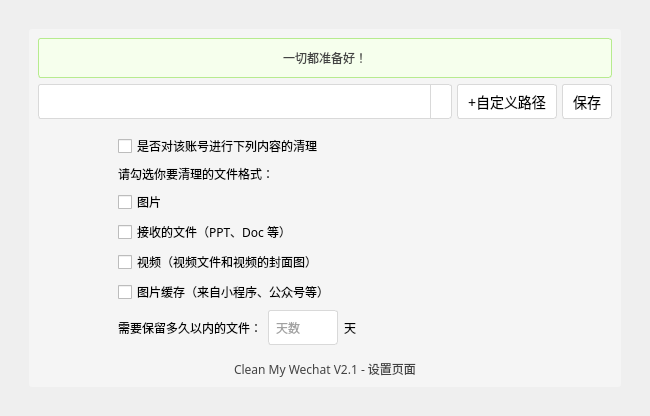
<?xml version="1.0" encoding="UTF-8"?>
<ui version="4.0">
 <class>MainWindow</class>
 <widget class="QMainWindow" name="MainWindow">
  <property name="geometry">
   <rect>
    <x>0</x>
    <y>0</y>
    <width>650</width>
    <height>416</height>
   </rect>
  </property>
  <property name="windowTitle">
   <string>Config</string>
  </property>
  <property name="layoutDirection">
   <enum>Qt::LeftToRight</enum>
  </property>
  <widget class="QWidget" name="centralwidget">
   <layout class="QGridLayout" name="gridLayout">
    <item row="0" column="1">
     <spacer name="horizontalSpacer">
      <property name="orientation">
       <enum>Qt::Horizontal</enum>
      </property>
      <property name="sizeHint" stdset="0">
       <size>
        <width>40</width>
        <height>20</height>
       </size>
      </property>
     </spacer>
    </item>
    <item row="1" column="0">
     <spacer name="verticalSpacer">
      <property name="orientation">
       <enum>Qt::Vertical</enum>
      </property>
      <property name="sizeHint" stdset="0">
       <size>
        <width>20</width>
        <height>40</height>
       </size>
      </property>
     </spacer>
    </item>
    <item row="1" column="1">
     <widget class="QFrame" name="mainFrame">
      <property name="styleSheet">
       <string notr="true">.QFrame {
	background: rgb(245, 245, 245);
	border-radius: 3px;
}</string>
      </property>
      <property name="frameShape">
       <enum>QFrame::StyledPanel</enum>
      </property>
      <property name="frameShadow">
       <enum>QFrame::Raised</enum>
      </property>
      <layout class="QVBoxLayout" name="verticalLayout">
       <item>
        <widget class="QLabel" name="lab_info">
         <property name="minimumSize">
          <size>
           <width>0</width>
           <height>40</height>
          </size>
         </property>
         <property name="font">
          <font>
           <family>微软雅黑</family>
          </font>
         </property>
         <property name="styleSheet">
          <string notr="true">.QLabel {
	border:1px solid #b7eb8f;
	border-radius:3px;
	line-height: 140px;
	padding: 5px;
	color: #434343;
	background: #f6ffed;
}</string>
         </property>
         <property name="text">
          <string>一切都准备好！</string>
         </property>
         <property name="alignment">
          <set>Qt::AlignCenter</set>
         </property>
        </widget>
       </item>
       <item>
        <layout class="QHBoxLayout" name="horizontalLayout_2">
         <property name="spacing">
          <number>5</number>
         </property>
         <property name="sizeConstraint">
          <enum>QLayout::SetDefaultConstraint</enum>
         </property>
         <item>
          <widget class="QComboBox" name="combo_user">
           <property name="minimumSize">
            <size>
             <width>70</width>
             <height>35</height>
            </size>
           </property>
           <property name="maximumSize">
            <size>
             <width>16777215</width>
             <height>16777215</height>
            </size>
           </property>
           <property name="font">
            <font>
             <family>微软雅黑</family>
            </font>
           </property>
           <property name="styleSheet">
            <string notr="true">.QComboBox {
	border:1px solid #d9d9d9;
	border-radius:3px;
	line-height: 140px;
	padding:5px 20px;
	color: #434343;
}
.QComboBox::drop-down {
	width: 20px;
    border-left: 1px solid #d9d9d9;
}
.QComboBox::down-arrow {
    image: url(:/icon/arrow-down.png)
}</string>
           </property>
          </widget>
         </item>
         <item>
          <widget class="QPushButton" name="btn_file">
           <property name="sizePolicy">
            <sizepolicy hsizetype="Fixed" vsizetype="Fixed">
             <horstretch>0</horstretch>
             <verstretch>0</verstretch>
            </sizepolicy>
           </property>
           <property name="minimumSize">
            <size>
             <width>0</width>
             <height>35</height>
            </size>
           </property>
           <property name="font">
            <font>
             <family>微软雅黑</family>
             <pointsize>-1</pointsize>
            </font>
           </property>
           <property name="styleSheet">
            <string notr="true">.QPushButton {
	height: 24px;
    padding: 0px 10px;
    font-size: 14px;
    border-radius: 3px;
    color: rgba(0,0,0,.65);
    background-color: #fff;
    border: 1px solid #d9d9d9;
}

.QPushButton:hover {
	height: 24px;
    padding: 0px 10px;
    font-size: 14px;
    border-radius: 3px;
    color: #40a9ff;
    background-color: #fff;
    border: 1px solid #40a9ff;
}
</string>
           </property>
           <property name="text">
            <string>+自定义路径</string>
           </property>
          </widget>
         </item>
         <item>
          <widget class="QPushButton" name="btn_close">
           <property name="sizePolicy">
            <sizepolicy hsizetype="Fixed" vsizetype="Fixed">
             <horstretch>0</horstretch>
             <verstretch>0</verstretch>
            </sizepolicy>
           </property>
           <property name="minimumSize">
            <size>
             <width>0</width>
             <height>35</height>
            </size>
           </property>
           <property name="font">
            <font>
             <family>微软雅黑</family>
             <pointsize>-1</pointsize>
            </font>
           </property>
           <property name="styleSheet">
            <string notr="true">.QPushButton {
	height: 24px;
    padding: 0px 10px;
    font-size: 14px;
    border-radius: 3px;
    color: rgba(0,0,0,.65);
    background-color: #fff;
    border: 1px solid #d9d9d9;
}

.QPushButton:hover {
	height: 24px;
    padding: 0px 10px;
    font-size: 14px;
    border-radius: 3px;
    color: #40a9ff;
    background-color: #fff;
    border: 1px solid #40a9ff;
}
</string>
           </property>
           <property name="text">
            <string>保存</string>
           </property>
          </widget>
         </item>
        </layout>
       </item>
       <item>
        <spacer name="verticalSpacer_3">
         <property name="orientation">
          <enum>Qt::Vertical</enum>
         </property>
         <property name="sizeHint" stdset="0">
          <size>
           <width>20</width>
           <height>40</height>
          </size>
         </property>
        </spacer>
       </item>
       <item>
        <layout class="QHBoxLayout" name="horizontalLayout_8">
         <item>
          <spacer name="horizontalSpacer_15">
           <property name="orientation">
            <enum>Qt::Horizontal</enum>
           </property>
           <property name="sizeType">
            <enum>QSizePolicy::Maximum</enum>
           </property>
           <property name="sizeHint" stdset="0">
            <size>
             <width>80</width>
             <height>20</height>
            </size>
           </property>
          </spacer>
         </item>
         <item>
          <widget class="QCheckBox" name="check_is_clean">
           <property name="minimumSize">
            <size>
             <width>0</width>
             <height>0</height>
            </size>
           </property>
           <property name="font">
            <font>
             <family>微软雅黑</family>
             <weight>50</weight>
             <bold>false</bold>
            </font>
           </property>
           <property name="styleSheet">
            <string notr="true">QCheckBox::indicator::unchecked {   
    image: url(:/icon/复选.svg);
}

QCheckBox::indicator::checked { 
    image: url(:/icon/复选1.svg);
}</string>
           </property>
           <property name="text">
            <string>是否对该账号进行下列内容的清理</string>
           </property>
          </widget>
         </item>
         <item>
          <spacer name="horizontalSpacer_16">
           <property name="orientation">
            <enum>Qt::Horizontal</enum>
           </property>
           <property name="sizeHint" stdset="0">
            <size>
             <width>40</width>
             <height>20</height>
            </size>
           </property>
          </spacer>
         </item>
        </layout>
       </item>

        <item>
        <layout class="QHBoxLayout" name="horizontalLayout_100">
         <item>
          <spacer name="horizontalSpacer_100">
           <property name="orientation">
            <enum>Qt::Horizontal</enum>
           </property>
           <property name="sizeType">
            <enum>QSizePolicy::Maximum</enum>
           </property>
           <property name="sizeHint" stdset="0">
            <size>
             <width>80</width>
             <height>20</height>
            </size>
           </property>
          </spacer>
         </item>
         <item>
          <widget class="QLabel" name="label_2">
           <property name="font">
            <font>
             <family>Microsoft YaHei</family>
            </font>
           </property>
           <property name="text">
            <string>请勾选你要清理的文件格式：</string>
           </property>
          </widget>
         </item>
        </layout>
        </item>
       
       <item>
        <layout class="QHBoxLayout" name="horizontalLayout_7">
         <item>
          <spacer name="horizontalSpacer_13">
           <property name="orientation">
            <enum>Qt::Horizontal</enum>
           </property>
           <property name="sizeType">
            <enum>QSizePolicy::Maximum</enum>
           </property>
           <property name="sizeHint" stdset="0">
            <size>
             <width>80</width>
             <height>20</height>
            </size>
           </property>
          </spacer>
         </item>
         <item>
          <widget class="QCheckBox" name="check_picdown">
           <property name="font">
            <font>
             <family>微软雅黑</family>
             <weight>50</weight>
             <bold>false</bold>
            </font>
           </property>
           <property name="styleSheet">
            <string notr="true">QCheckBox::indicator::unchecked {   
    image: url(:/icon/复选.svg);
}

QCheckBox::indicator::checked { 
    image: url(:/icon/复选1.svg);
}</string>
           </property>
           <property name="text">
            <string>图片</string>
           </property>
          </widget>
         </item>
         <item>
          <spacer name="horizontalSpacer_14">
           <property name="orientation">
            <enum>Qt::Horizontal</enum>
           </property>
           <property name="sizeHint" stdset="0">
            <size>
             <width>40</width>
             <height>20</height>
            </size>
           </property>
          </spacer>
         </item>
        </layout>
       </item>
       <item>
        <layout class="QHBoxLayout" name="horizontalLayout_6">
         <item>
          <spacer name="horizontalSpacer_7">
           <property name="orientation">
            <enum>Qt::Horizontal</enum>
           </property>
           <property name="sizeType">
            <enum>QSizePolicy::Maximum</enum>
           </property>
           <property name="sizeHint" stdset="0">
            <size>
             <width>80</width>
             <height>20</height>
            </size>
           </property>
          </spacer>
         </item>
         <item>
          <widget class="QCheckBox" name="check_files">
           <property name="font">
            <font>
             <family>微软雅黑</family>
            </font>
           </property>
           <property name="styleSheet">
            <string notr="true">QCheckBox::indicator::unchecked {   
    image: url(:/icon/复选.svg);
}

QCheckBox::indicator::checked { 
    image: url(:/icon/复选1.svg);
}</string>
           </property>
           <property name="text">
            <string>接收的文件（PPT、Doc 等）</string>
           </property>
          </widget>
         </item>
         <item>
          <spacer name="horizontalSpacer_11">
           <property name="orientation">
            <enum>Qt::Horizontal</enum>
           </property>
           <property name="sizeHint" stdset="0">
            <size>
             <width>40</width>
             <height>20</height>
            </size>
           </property>
          </spacer>
         </item>
        </layout>
       </item>
       <item>
        <layout class="QHBoxLayout" name="horizontalLayout_5">
         <item>
          <spacer name="horizontalSpacer_8">
           <property name="orientation">
            <enum>Qt::Horizontal</enum>
           </property>
           <property name="sizeType">
            <enum>QSizePolicy::Maximum</enum>
           </property>
           <property name="sizeHint" stdset="0">
            <size>
             <width>80</width>
             <height>20</height>
            </size>
           </property>
          </spacer>
         </item>
         <item>
          <widget class="QCheckBox" name="check_video">
           <property name="font">
            <font>
             <family>微软雅黑</family>
            </font>
           </property>
           <property name="styleSheet">
            <string notr="true">QCheckBox::indicator::unchecked {   
    image: url(:/icon/复选.svg);
}

QCheckBox::indicator::checked { 
    image: url(:/icon/复选1.svg);
}</string>
           </property>
           <property name="text">
            <string>视频（视频文件和视频的封面图）</string>
           </property>
          </widget>
         </item>
         <item>
          <spacer name="horizontalSpacer_12">
           <property name="orientation">
            <enum>Qt::Horizontal</enum>
           </property>
           <property name="sizeHint" stdset="0">
            <size>
             <width>40</width>
             <height>20</height>
            </size>
           </property>
          </spacer>
         </item>
        </layout>
       </item>
       <item>
        <layout class="QHBoxLayout" name="horizontalLayout_4">
         <item>
          <spacer name="horizontalSpacer_6">
           <property name="orientation">
            <enum>Qt::Horizontal</enum>
           </property>
           <property name="sizeType">
            <enum>QSizePolicy::Maximum</enum>
           </property>
           <property name="sizeHint" stdset="0">
            <size>
             <width>80</width>
             <height>20</height>
            </size>
           </property>
          </spacer>
         </item>
         <item>
          <widget class="QCheckBox" name="check_picscache">
           <property name="font">
            <font>
             <family>微软雅黑</family>
            </font>
           </property>
           <property name="styleSheet">
            <string notr="true">QCheckBox::indicator::unchecked {   
    image: url(:/icon/复选.svg);
}

QCheckBox::indicator::checked { 
    image: url(:/icon/复选1.svg);
}</string>
           </property>
           <property name="text">
            <string>图片缓存（来自小程序、公众号等）</string>
           </property>
          </widget>
         </item>
         <item>
          <spacer name="horizontalSpacer_10">
           <property name="orientation">
            <enum>Qt::Horizontal</enum>
           </property>
           <property name="sizeHint" stdset="0">
            <size>
             <width>40</width>
             <height>20</height>
            </size>
           </property>
          </spacer>
         </item>
        </layout>
       </item>
       <item>
        <layout class="QHBoxLayout" name="horizontalLayout_3" stretch="0,0,0,0,0">
         <item>
          <spacer name="horizontalSpacer_3">
           <property name="orientation">
            <enum>Qt::Horizontal</enum>
           </property>
           <property name="sizeType">
            <enum>QSizePolicy::Maximum</enum>
           </property>
           <property name="sizeHint" stdset="0">
            <size>
             <width>80</width>
             <height>20</height>
            </size>
           </property>
          </spacer>
         </item>
         <item>
          <widget class="QLabel" name="label_2">
           <property name="font">
            <font>
             <family>Microsoft YaHei</family>
            </font>
           </property>
           <property name="text">
            <string>需要保留多久以内的文件：</string>
           </property>
          </widget>
         </item>
         <item>
          <widget class="QLineEdit" name="line_gobackdays">
           <property name="minimumSize">
            <size>
             <width>70</width>
             <height>35</height>
            </size>
           </property>
           <property name="maximumSize">
            <size>
             <width>60</width>
             <height>16777215</height>
            </size>
           </property>
           <property name="font">
            <font>
             <family>微软雅黑</family>
            </font>
           </property>
           <property name="styleSheet">
            <string notr="true">.QLineEdit {
	border:1px solid #d9d9d9;
	border-radius:3px;
	line-height: 140px;
	padding: 5px;
	color: #434343;
}

.QLineEdit:hover {
	border:1px solid #40a9ff;
	border-radius:3px;
	line-height: 140px;
	padding: 5px;
	color: #434343;
}</string>
           </property>
           <property name="text">
            <string/>
           </property>
           <property name="placeholderText">
            <string>天数</string>
           </property>
          </widget>
         </item>
         <item>
          <widget class="QLabel" name="label_3">
           <property name="font">
            <font>
             <family>Microsoft YaHei</family>
            </font>
           </property>
           <property name="text">
            <string>天</string>
           </property>
          </widget>
         </item>
         <item>
          <spacer name="horizontalSpacer_4">
           <property name="orientation">
            <enum>Qt::Horizontal</enum>
           </property>
           <property name="sizeHint" stdset="0">
            <size>
             <width>40</width>
             <height>20</height>
            </size>
           </property>
          </spacer>
         </item>
        </layout>
       </item>
       <item>
        <spacer name="verticalSpacer_4">
         <property name="orientation">
          <enum>Qt::Vertical</enum>
         </property>
         <property name="sizeHint" stdset="0">
          <size>
           <width>20</width>
           <height>40</height>
          </size>
         </property>
        </spacer>
       </item>
       <item>
        <widget class="QLabel" name="label">
         <property name="font">
          <font>
           <family>微软雅黑</family>
          </font>
         </property>
         <property name="styleSheet">
          <string notr="true">.QLabel {
	color: #434343;
}</string>
         </property>
         <property name="text">
          <string>Clean My Wechat V2.1 - 设置页面</string>
         </property>
         <property name="alignment">
          <set>Qt::AlignCenter</set>
         </property>
        </widget>
       </item>
      </layout>
     </widget>
    </item>
    <item row="1" column="2">
     <spacer name="verticalSpacer_2">
      <property name="orientation">
       <enum>Qt::Vertical</enum>
      </property>
      <property name="sizeHint" stdset="0">
       <size>
        <width>20</width>
        <height>40</height>
       </size>
      </property>
     </spacer>
    </item>
    <item row="2" column="1">
     <spacer name="horizontalSpacer_2">
      <property name="orientation">
       <enum>Qt::Horizontal</enum>
      </property>
      <property name="sizeHint" stdset="0">
       <size>
        <width>40</width>
        <height>20</height>
       </size>
      </property>
     </spacer>
    </item>
   </layout>
  </widget>
 </widget>
 <resources>
  <include location="resources.qrc"/>
 </resources>
 <connections/>
</ui>
